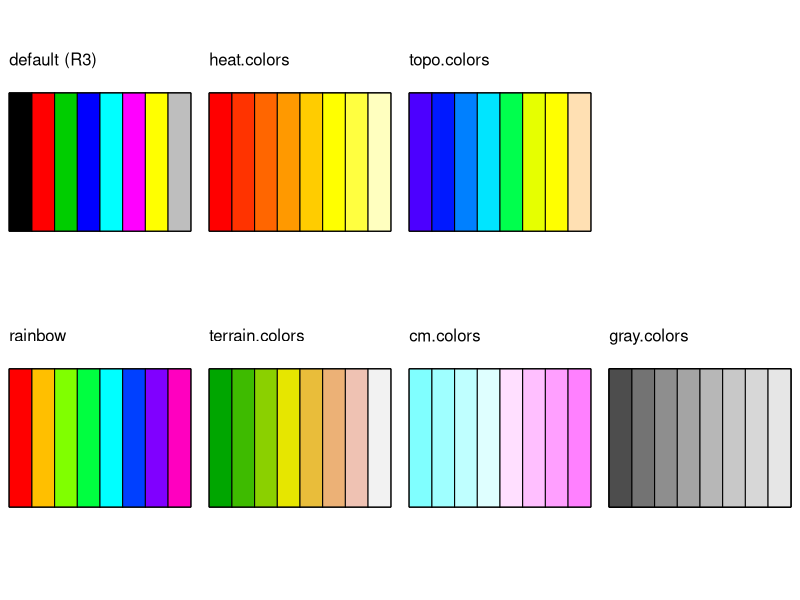
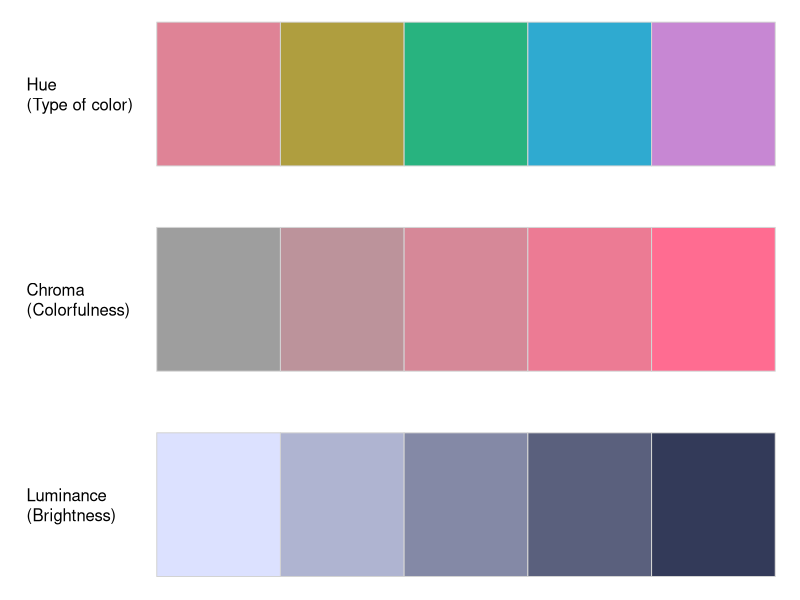
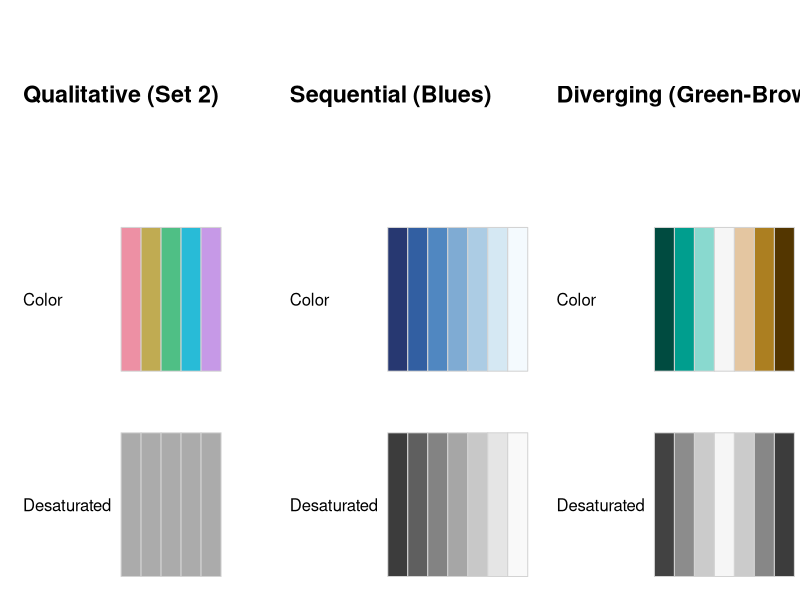
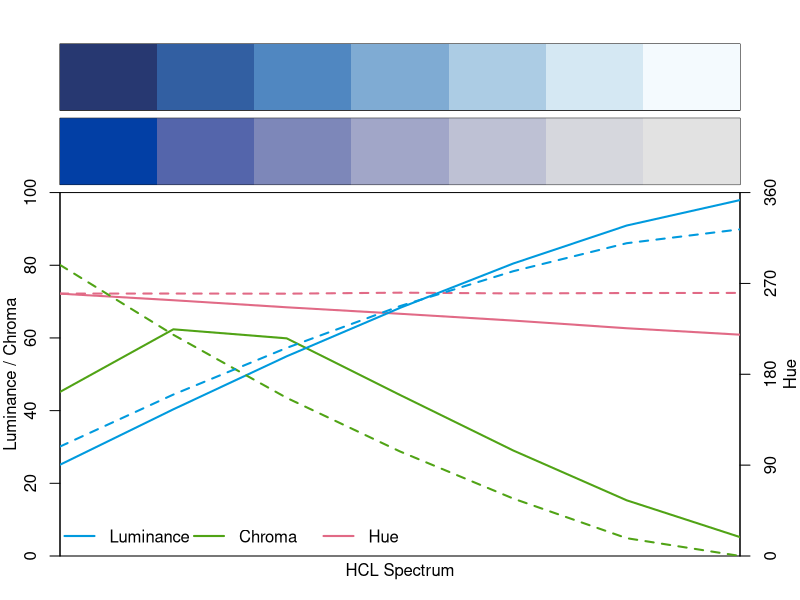
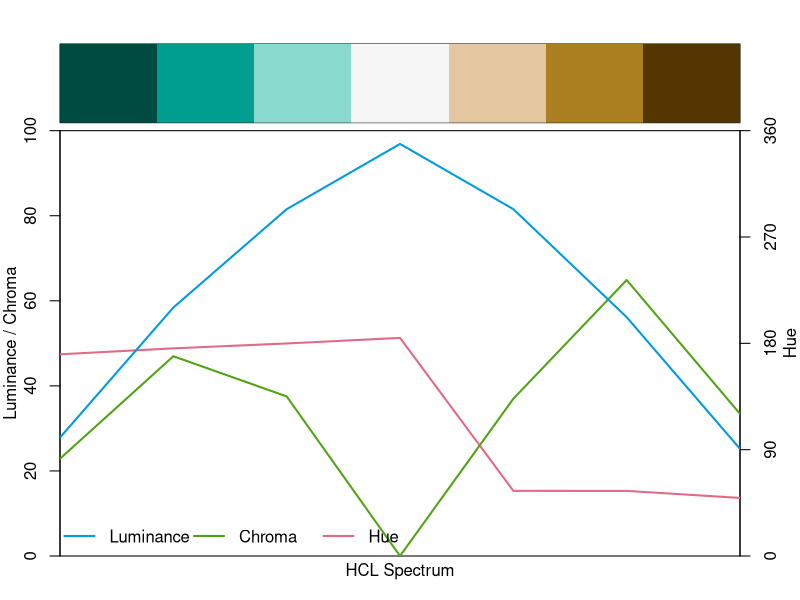
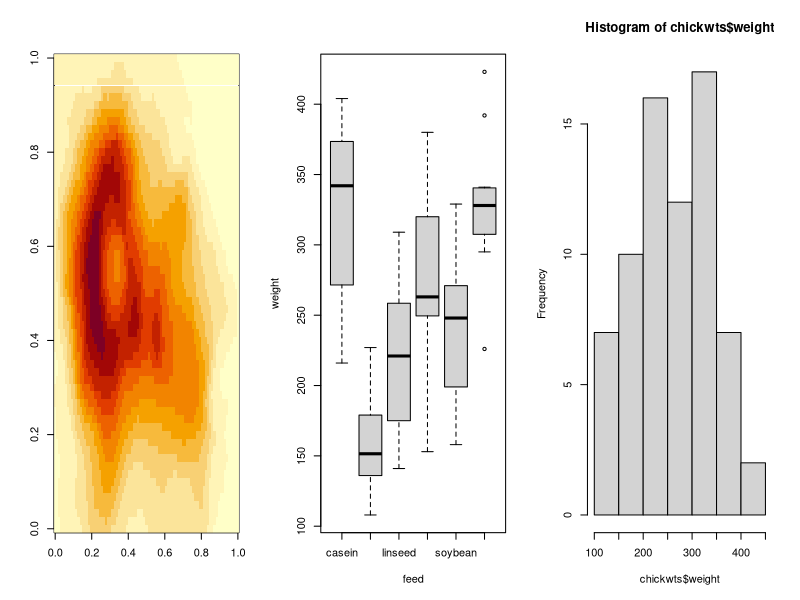

R code for these plots, in order:
## ---- chunk 1
library("colorspace")
## ---- chunk 2
oldbase.pals <- function() {
  c("default (R3)", "rainbow", paste0(c("heat", "terrain", "topo", "cm", "gray"), ".colors"))
}

oldbase.colors <- function(n, palette = "default", ...) {
  palette <- match.arg(palette, oldbase.pals())
  if(palette == oldbase.pals()[1]) {
    palette.colors(n, palette = "R3", ...)
  } else {
    do.call(palette, list(n = n, ...))
  }
}

oldbase.swatch <- function(palette = oldbase.pals(), n = 8, nrow = 2,
                           border = "black", cex = 1, ...)
{
     cols <- sapply(palette, oldbase.colors, n = n)
     ncol <- ncol(cols)
     nswatch <- min(ncol, nrow)
     op <- par(mar = rep(0.1, 4),
               mfrow = c(1, min(5, ceiling(ncol/nrow))),
     	       cex = cex, ...)
     on.exit(par(op))
     while (length(palette)) {
 	subset <- seq_len(min(nrow, ncol(cols)))
 	plot.new()
 	plot.window(c(0, n), c(0.25, nrow + 0.25))
 	y <- rev(subset)
 	text(0, y + 0.1, palette[subset], adj = c(0, 0))
 	y <- rep(y, each = n)
 	rect(rep(0:(n-1), n), y, rep(1:n, n), y - 0.5,
 	     col = cols[, subset], border = border)
 	palette <- palette[-subset]
 	cols    <- cols [, -subset, drop = FALSE]
     }
}

oldbase.swatch()
## ---- chunk 3
swatchplot(
  "Hue\n(Type of color)"    = sequential_hcl(5, h = c(0, 300), c = c(60, 60), l = 65),
  "Chroma\n(Colorfulness)"  = sequential_hcl(5, h = 0, c = c(100, 0), l = 65, rev = TRUE, power = 1),
  "Luminance\n(Brightness)" = sequential_hcl(5, h = 260, c = c(25, 25), l = c(25, 90), rev = TRUE, power = 1),
  nrow = 3, line = 8, off = 0
)
## ---- chunk 4
swatchplot(
  "Qualitative (Set 2)"     = rbind("Color" = hcl.colors(5, "Set 2"),     "Desaturated" = desaturate(hcl.colors(5, "Set 2"))),
  "Sequential (Blues)"    = rbind("Color" = hcl.colors(7, "Blues"),    "Desaturated" = desaturate(hcl.colors(7, "Blues"))),
  "Diverging (Green-Brown)" = rbind("Color" = hcl.colors(7, "Green-Brown"), "Desaturated" = desaturate(hcl.colors(7, "Green-Brown"))),
  nrow = 3, off = 0, line = 7
)
## ---- chunk 5
specplot(hcl.colors(7, "Blues"), hcl.colors(7, "Blues 2"))
specplot(hcl.colors(7, "Green-Brown"))
## ---- chunk 6
par(mfrow = c(1, 3))
image(volcano)
boxplot(weight ~ feed, data = chickwts)
hist(chickwts$weight)
